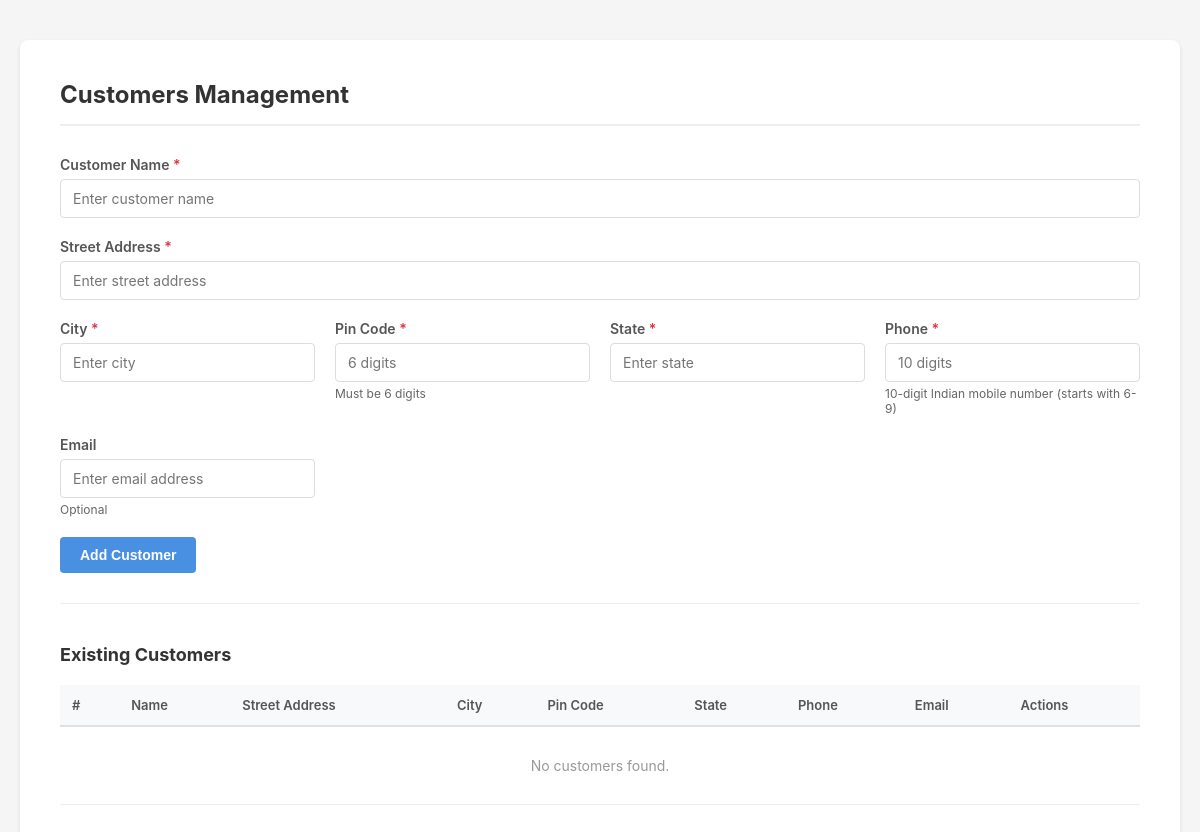
Page /customers.php (signed in) on the earlier database version.
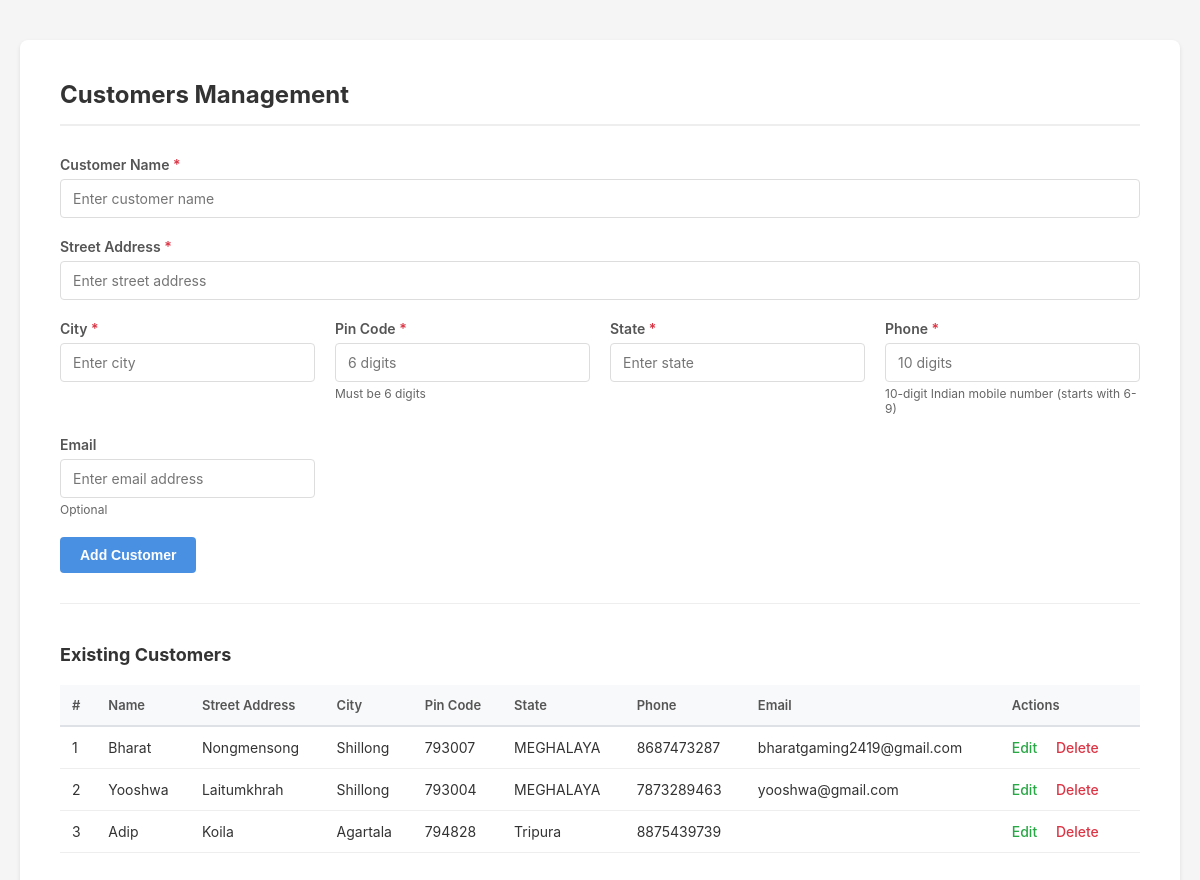
Same page on the later database version.
### tables this page shows
CREATE TABLE IF NOT EXISTS `customers` (
  `id` int NOT NULL AUTO_INCREMENT,
  `admin_id` int NOT NULL DEFAULT '1',
  `name` varchar(255) NOT NULL,
  `street_address` varchar(255) DEFAULT NULL,
  `city` varchar(100) DEFAULT NULL,
  `pin_code` varchar(6) DEFAULT NULL,
  `state` varchar(100) DEFAULT NULL,
  `email` varchar(100) DEFAULT NULL,
  `phone` varchar(20) DEFAULT NULL,
  `address` varchar(255) DEFAULT NULL,
  PRIMARY KEY (`id`),
  KEY `idx_customers_admin` (`admin_id`)
);

### customers.php (the view, shortened to what this page needs)
<?php
require 'db.php';
$admin_id = $_SESSION['admin_id'];
$stmt = $conn->prepare('SELECT * FROM customers WHERE admin_id = ? ORDER BY id');
$stmt->bind_param('i', $admin_id);
$stmt->execute();
$res = $stmt->get_result();
?>
<!DOCTYPE html>
<html lang="en">
<head>
</head>
<body>
    <div class="container">
        <h2>Customers Management</h2>
        <form method="POST" action="customers.php" id="customerForm" novalidate>
            <div class="form-grid">
                <div class="form-group full-width">
                    <label for="name">Customer Name <span class="required">*</span></label>
                    <input type="text" id="name" name="name" required placeholder="Enter customer name">
                </div>
                <div class="form-group full-width">
                    <label for="street_address">Street Address <span class="required">*</span></label>
                    <input type="text" id="street_address" name="street_address" required placeholder="Enter street address">
                </div>
                <div class="form-group">
                    <label for="city">City <span class="required">*</span></label>
                    <input type="text" id="city" name="city" required placeholder="Enter city">
                </div>
                <div class="form-group">
                    <label for="pin_code">Pin Code <span class="required">*</span></label>
                    <input type="text" id="pin_code" name="pin_code" required placeholder="6 digits" maxlength="6" pattern="\d{6}">
                    <div class="info-text">Must be 6 digits</div>
                </div>
                <div class="form-group">
                    <label for="state">State <span class="required">*</span></label>
                    <input type="text" id="state" name="state" required placeholder="Enter state">
                </div>
                <div class="form-group">
                    <label for="phone">Phone <span class="required">*</span></label>
                    <input type="tel" id="phone" name="phone" required placeholder="10 digits" maxlength="10" pattern="[6-9]\d{9}">
                    <div class="info-text">10-digit Indian mobile number (starts with 6-9)</div>
                </div>
                <div class="form-group">
                    <label for="email">Email</label>
                    <input type="email" id="email" name="email" placeholder="Enter email address">
                    <div class="info-text">Optional</div>
                </div>
            </div>
            <button type="submit">Add Customer</button>
        </form>
        <h3>Existing Customers</h3>
        <div class="table-container">
            <table>
                <thead>
                    <tr>
                        <th>#</th>
                        <th>Name</th>
                        <th>Street Address</th>
                        <th>City</th>
                        <th>Pin Code</th>
                        <th>State</th>
                        <th>Phone</th>
                        <th>Email</th>
                        <th>Actions</th>
                    </tr>
                </thead>
                <tbody>
                    <?php if($res && $res->num_rows > 0): ?>
                        <?php $rowNum = 1; ?>
                        <?php while($r = $res->fetch_assoc()): ?>
                        <tr>
                            <td><?= $rowNum++ ?></td>
                            <td><?= htmlspecialchars($r['name']) ?></td>
                            <td><?= htmlspecialchars($r['street_address'] ?? '') ?></td>
                            <td><?= htmlspecialchars($r['city'] ?? '') ?></td>
                            <td><?= htmlspecialchars($r['pin_code'] ?? '') ?></td>
                            <td><?= htmlspecialchars($r['state'] ?? '') ?></td>
                            <td><?= htmlspecialchars($r['phone'] ?? '') ?></td>
                            <td><?= htmlspecialchars($r['email'] ?? '') ?></td>
                            <td>
                                <a href="#"
                                   class="action-link edit"
                                   onclick="openEditModal(<?= $r['id'] ?>, '<?= htmlspecialchars($r['name'], ENT_QUOTES) ?>', '<?= htmlspecialchars($r['street_address'] ?? '', ENT_QUOTES) ?>', '<?= htmlspecialchars($r['city'] ?? '', ENT_QUOTES) ?>', '<?= htmlspecialchars($r['pin_code'] ?? '', ENT_QUOTES) ?>', '<?= htmlspecialchars($r['state'] ?? '', ENT_QUOTES) ?>', '<?= htmlspecialchars($r['phone'] ?? '', ENT_QUOTES) ?>', '<?= htmlspecialchars($r['email'] ?? '', ENT_QUOTES) ?>'); return false;">
                                   Edit
                                </a>
                                <a href="customers.php?delete=<?= $r['id'] ?>"
                                   class="action-link"
                                   onclick="return confirm('Delete this customer?')">
                                   Delete
                                </a>
                            </td>
                        </tr>
                        <?php endwhile; ?>
                    <?php else: ?>
                        <tr>
                            <td colspan="9" class="no-data">No customers found.</td>
                        </tr>
                    <?php endif; ?>
                </tbody>
            </table>
        </div>
    </div>
</body>
</html>

### customers.php (style rules this page uses)
* { margin: 0; padding: 0; box-sizing: border-box; }
body { font-family: -apple-system, BlinkMacSystemFont, 'Segoe UI', Roboto, Arial, sans-serif; background-color: #f5f5f5; padding: 40px 20px; color: #333; }
.container { max-width: 1400px; margin: 0 auto; background: white; padding: 40px; border-radius: 8px; box-shadow: 0 2px 4px rgba(0, 0, 0, 0.1); }
h2 { color: #333; font-size: 24px; margin-bottom: 30px; padding-bottom: 15px; border-bottom: 2px solid #eee; }
form { margin-bottom: 40px; padding-bottom: 30px; border-bottom: 1px solid #eee; }
.form-grid { display: grid; grid-template-columns: repeat(auto-fit, minmax(250px, 1fr)); gap: 20px; margin-bottom: 20px; }
.form-group { margin-bottom: 0; }
.form-group.full-width { grid-column: 1 / -1; }
label { display: block; margin-bottom: 6px; font-weight: 600; color: #555; font-size: 14px; }
label .required { color: #dc3545; }
input[type="text"], input[type="email"], input[type="tel"] { width: 100%; padding: 10px 12px; border: 1px solid #ddd; border-radius: 4px; font-size: 14px; font-family: inherit; }
.info-text { font-size: 12px; color: #666; margin-top: 4px; }
button { background-color: #4a90e2; color: white; padding: 10px 20px; border: none; border-radius: 4px; font-size: 14px; font-weight: 600; cursor: pointer; }
h3 { color: #333; font-size: 18px; margin-bottom: 20px; }
.table-container { overflow-x: auto; }
table { width: 100%; border-collapse: collapse; min-width: 900px; }
th { background-color: #f8f9fa; color: #555; font-weight: 600; text-align: left; padding: 12px; font-size: 13px; border-bottom: 2px solid #dee2e6; }
td { padding: 12px; border-bottom: 1px solid #eee; font-size: 14px; }
.action-link { color: #dc3545; text-decoration: none; font-weight: 500; margin-right: 15px; }
.action-link.edit { color: #28a745; }
.no-data { text-align: center; padding: 30px; color: #999; }

Differences in the rows shown:
added customers: name "Bharat", street_address "Nongmensong", city "Shillong", pin_code "793007", state "MEGHALAYA", phone "8687473287", email "bharatgaming2419@gmail.com"
added customers: name "Yooshwa", street_address "Laitumkhrah", city "Shillong", pin_code "793004", state "MEGHALAYA", phone "7873289463", email "yooshwa@gmail.com"
added customers: name "Adip", street_address "Koila", city "Agartala", pin_code "794828", state "Tripura", phone "8875439739"
Other differences:
text no longer shown: "No customers found."
